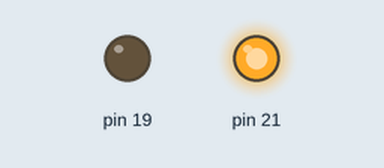
The program below on a simulated Raspberry Pi (header pin numbers). Shown: output pins drawn as LEDs (lit = HIGH). At 1.0 s the program stops and its outputs stay as they are.

Above: at 0.1 s.
At 0.6 s:
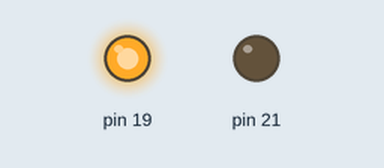
At 1.1 s:
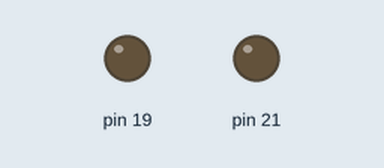
Timing chart, 0 to 2.5 s (numbered marks = the images above):
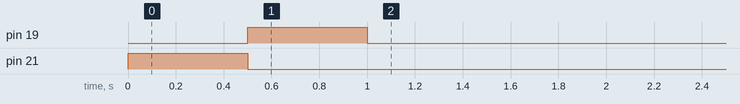

Measured:
- by itself, pin 19: LOW → HIGH at 0.50 s, → LOW 0.50 s later
- by itself, pin 21: LOW → HIGH at 0.00 s, → LOW 0.50 s later

The program:

testing_motor2.py
```python
import RPi.GPIO as GPIO
from time import sleep
GPIO.setmode(GPIO.BOARD)
GPIO.setup(19,GPIO.OUT)
GPIO.setup(21,GPIO.OUT)
GPIO.output(21,True)
sleep(0.5)
GPIO.output(21,False)
GPIO.output(19,True)
sleep(0.5)
GPIO.output(19,False)

GPIO.cleanup()
```
